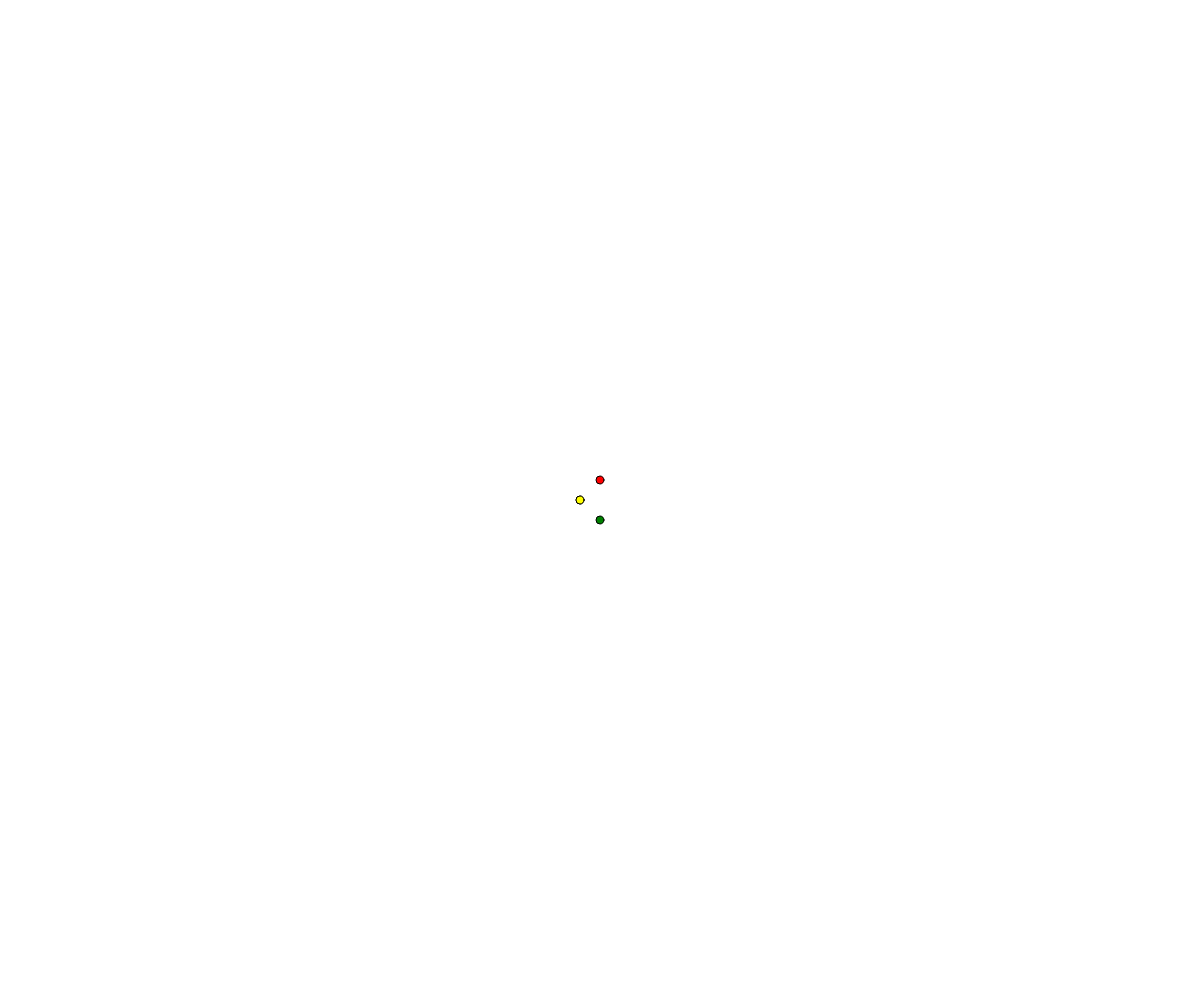
Frame 1 (no input)
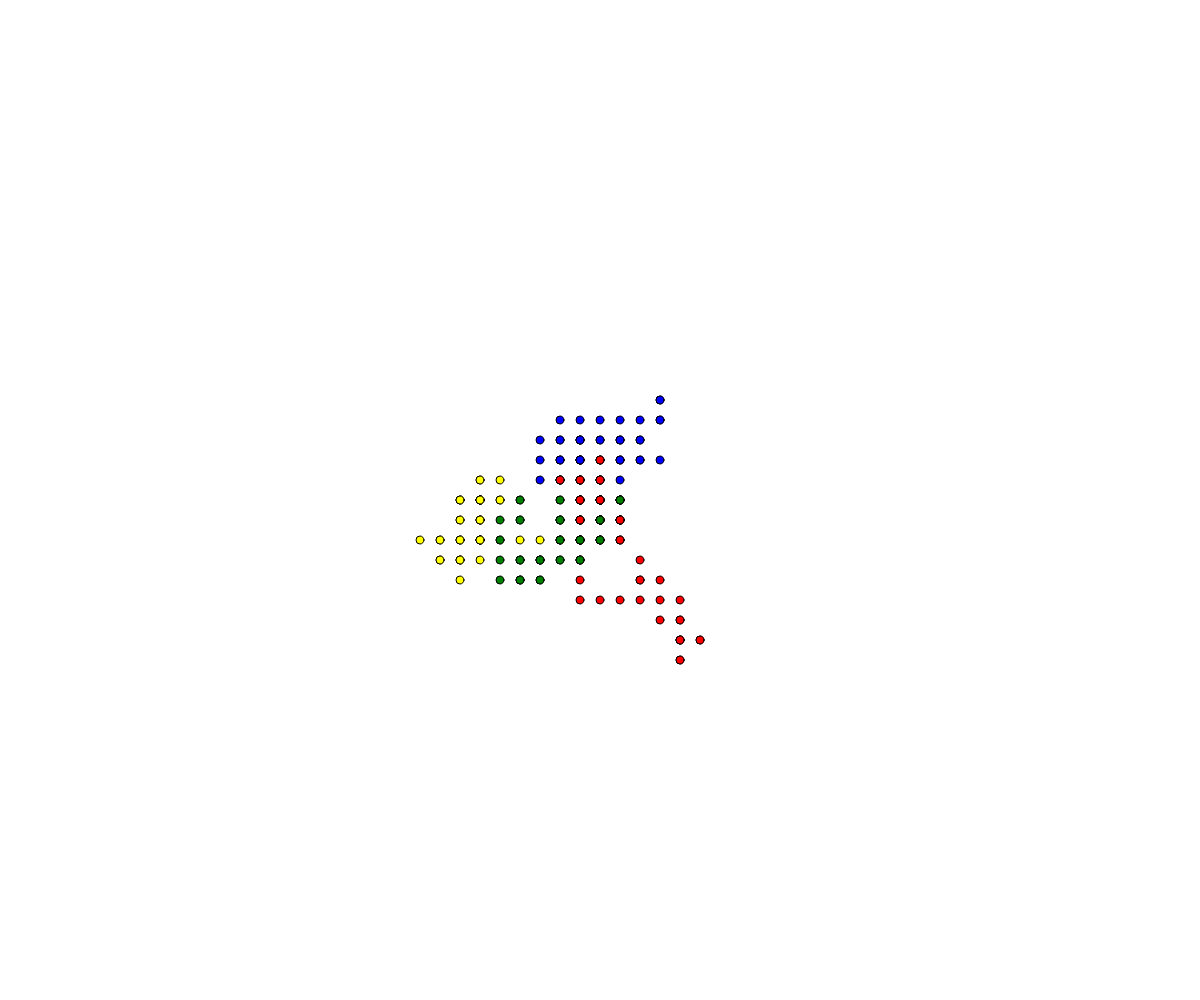
Frame 60 (no input)
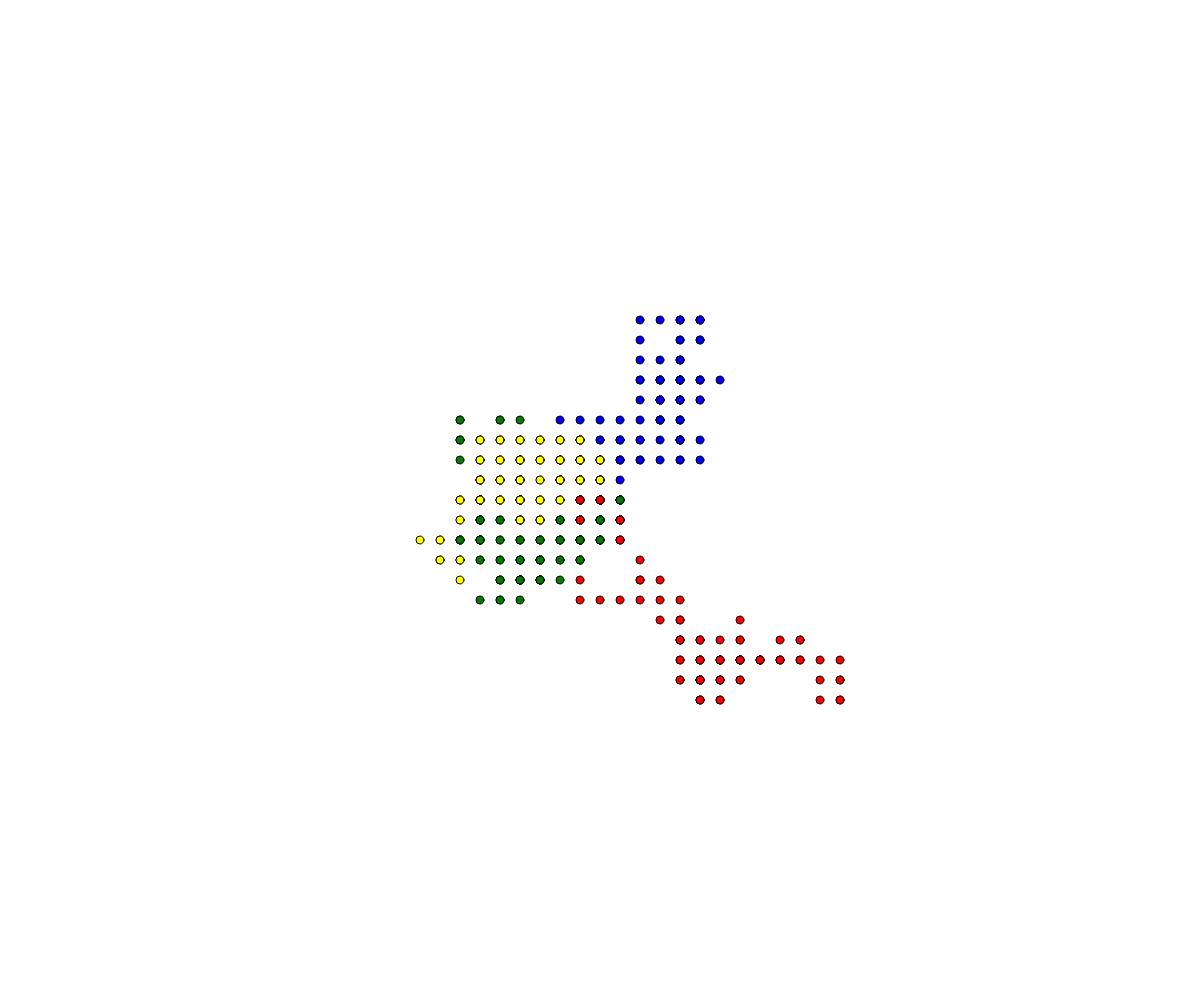
Frame 120 (the mouse pressed at the canvas centre since frame 60)

The p5.js sketch that drew these frames (run headless with seeded random() and noise() and a simulated clock; from frame 60 on, the mouse is pressed at the canvas centre):

// p5.js sketch
// ── sketch.js
// Walker OOP demo


class Walker {
  constructor(x, y, theColor) {
    this.x = x;
    this.y = y;
    this.speed = 20;
    this.radius = 4;
    this.color = theColor;
  }

  display() {
    fill(this.color);
    circle(this.x, this.y, this.radius*2);
  }

  move(){
    let choice =random(100);
    if (choice < 25) {
      this.y -= this.speed;
    }
    else if (choice < 50) {
      this.y += this.speed;
    }
    else if (choice < 75) {
      this.x -= this.speed;
    }
    else {
      this.x += this.speed;
    }
  }

}
let luc;
let luc2;


function setup() {
  createCanvas(windowWidth, windowHeight);
  luc = new Walker(width/2, height/2, "red");
  luc2 = new Walker(width/2, height/2, "blue");
  luc3 = new Walker(width/2, height/2, "yellow");
  luc4 = new Walker(width/2, height/2, "green");
}

function draw() {
  luc2.move();
  luc.move();
  luc3.move();
  luc4.move();

  luc2.display();
  luc.display();
  luc4.display();
  luc3.display();
}
